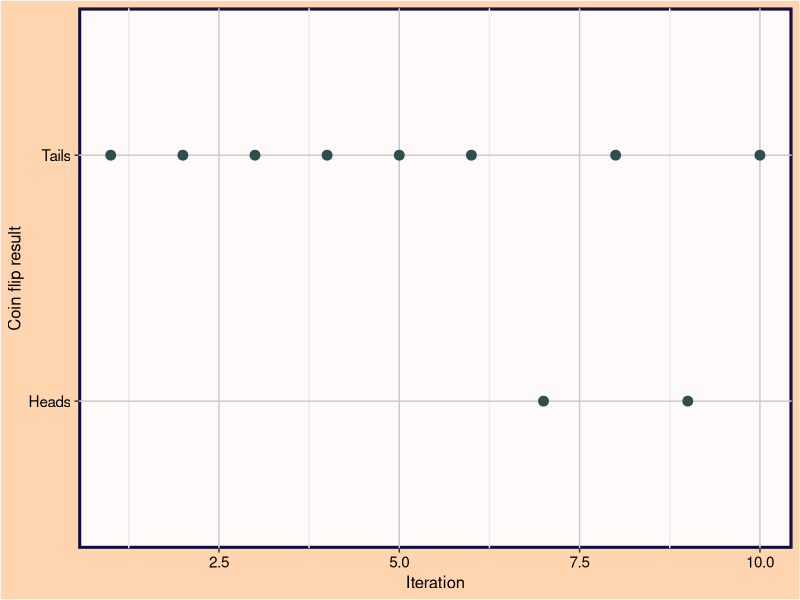
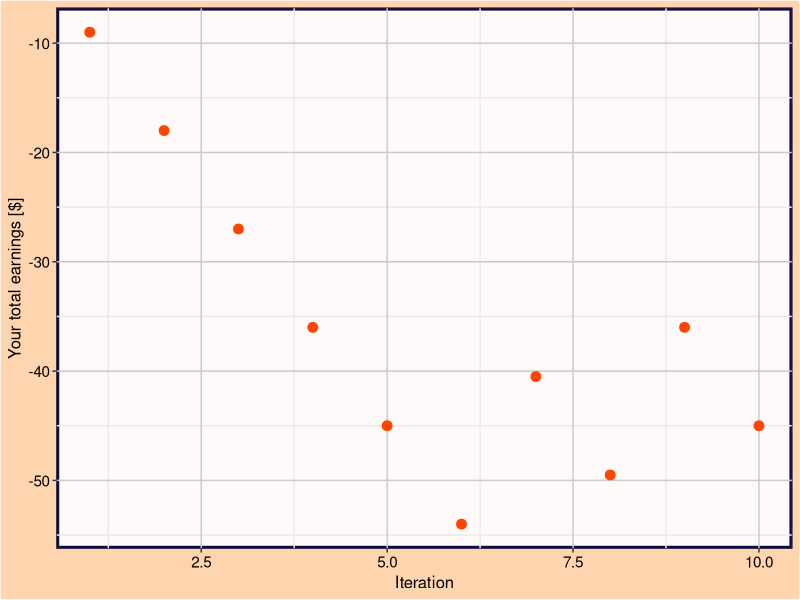

Write R code to recreate these figures, in order.
## ---- chunk 1
knitr::opts_chunk$set(echo = FALSE)
## ---- chunk 2
p <- 0.4
q <- 1-p
betH <- 9
betT <- (q/p)*betH
number <- 10

iteration <- 1:number
draw <- sample(c("Heads", "Tails"), size = number, replace = TRUE, prob = c(p, q))

int <- as.integer(factor(draw, levels = c("Tails", "Heads"))) - 1
earnings <- vector(mode = "numeric", length = number)
totalEarned <- vector(mode = "numeric", length = number + 1)
totalEarned[1] <- 0
for (i in iteration) {
    earnings[i] <- betT*int[i] - betH*(1-int[i])
    totalEarned[i+1] <- totalEarned[i] + earnings[i]
}
totalEarned <- totalEarned[-1]

if (earnings[number] > 0) {
    paste0("The coin landed on Heads. You win $ ", round(earnings[number], 2), ".")
} else if (earnings[number] < 0) {
    paste0("The coin landed on Tails. You lose $ ", round(-earnings[number], 2), ".")
}

if (totalEarned[number] > 0) {
    paste0("You've won $ ", round(totalEarned[number], 2), " so far.")
} else if (totalEarned[number] < 0) {
    paste0("You've lost $ ", round(-totalEarned[number], 2), " so far.")
} else {
    paste0("You haven't won nor lost any money so far.")
}
## ---- chunk 3
library(ggplot2)

values <- data.frame(iteration, draw)
ggplot(values, aes(x = iteration, y = draw)) + geom_point(size = 3, color = "darkslategrey") + 
    theme_bw() + labs(x = "Iteration", y = "Coin flip result") + 
    theme(plot.background = element_rect(fill = "#ffd5b0")) + 
    theme(panel.background = element_rect(fill = "snow", color = "#0f0947", size = 2, linetype = "solid"), 
          panel.grid.major = element_line(size = 0.5, linetype = 'solid', colour = "snow3"), 
          panel.grid.minor = element_line(size = 0.5, linetype = 'solid', colour = "snow2")) + 
    theme(axis.text.x = element_text(color = "black", size = 11), 
          axis.text.y = element_text(color = "black", size = 11),
          axis.title.x = element_text(size = 12), axis.title.y = element_text(size = 12))

totals <- data.frame(iteration, totalEarned)
totals$colors <- factor(sign(totals$totalEarned), levels = c(-1, 0, 1))
ggplot(totals, aes(x = iteration, y = totalEarned, color = colors)) + geom_point(size = 3) + 
    theme_bw() + labs(x = "Iteration", y = "Your total earnings [$]") + 
    scale_color_manual(values = c("orangered", "midnightblue", "forestgreen")) + 
    theme(legend.position = "none") + 
    theme(plot.background = element_rect(fill = "#ffd5b0")) + 
    theme(panel.background = element_rect(fill = "snow", color = "#0f0947", size = 2, linetype = "solid"), 
          panel.grid.major = element_line(size = 0.5, linetype = 'solid', colour = "snow3"), 
          panel.grid.minor = element_line(size = 0.5, linetype = 'solid', colour = "snow2")) + 
    theme(axis.text.x = element_text(color = "black", size = 11), 
          axis.text.y = element_text(color = "black", size = 11),
          axis.title.x = element_text(size = 12), axis.title.y = element_text(size = 12))
